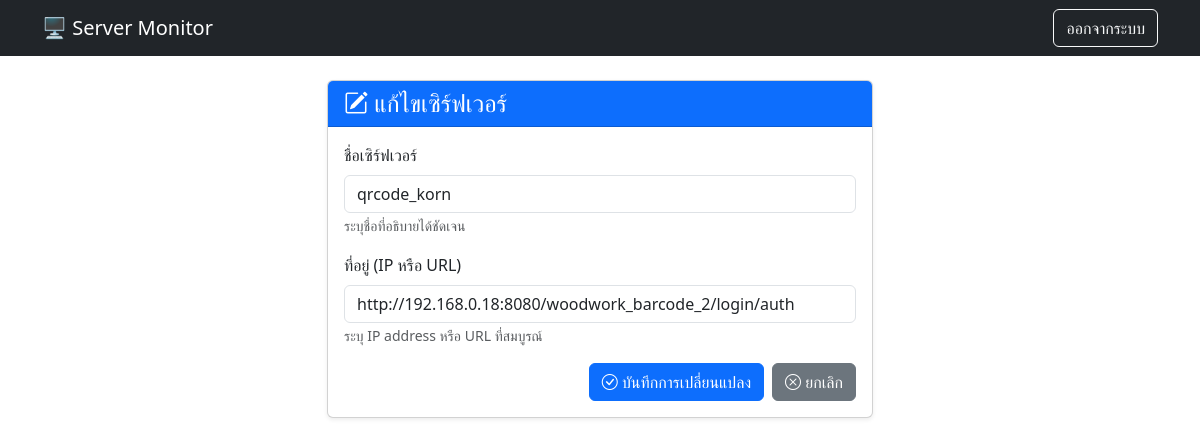
Page /actions/edit_server.php?id=3 (signed in) on the committed database.
### tables this page shows
CREATE TABLE `servers` (
  `id` int(11) NOT NULL AUTO_INCREMENT,
  `name` varchar(100) NOT NULL,
  `address` varchar(255) NOT NULL COMMENT 'เก็บ IP หรือ URL',
  `type` enum('ip','url') NOT NULL,
  `last_check` timestamp NULL DEFAULT NULL,
  `status` varchar(20) DEFAULT 'Unknown',
  `is_active` tinyint(1) DEFAULT 1,
  PRIMARY KEY (`id`)
);

### actions/edit_server.php (the view, shortened to what this page needs)
<?php
require_once '../config.php';
$server_id = intval($_GET['id']);
$stmt = $conn->prepare("SELECT id, name, address FROM servers WHERE id = ?");
$stmt->bind_param("i", $server_id);
$stmt->execute();
$result = $stmt->get_result();
$server = $result->fetch_assoc();
?>
<!DOCTYPE html>
<html lang="th">
<head>
    <link href="https://cdn.jsdelivr.net/npm/bootstrap@5.3.3/dist/css/bootstrap.min.css" rel="stylesheet">
    <link rel="stylesheet" href="https://cdn.jsdelivr.net/npm/bootstrap-icons@1.11.3/font/bootstrap-icons.min.css">
</head>
<body>
    <nav class="navbar navbar-expand-lg navbar-dark bg-dark">
        <div class="container">
            <a class="navbar-brand" href="../dashboard.php">🖥️ Server Monitor</a>
            <div class="collapse navbar-collapse">
                <ul class="navbar-nav ms-auto">
                    <li class="nav-item">
                        <a class="btn btn-outline-light" href="../logout.php">ออกจากระบบ</a>
                    </li>
                </ul>
            </div>
        </div>
    </nav>
    <div class="container mt-4">
        <div class="row justify-content-center">
            <div class="col-md-6">
                <div class="card shadow-sm">
                    <div class="card-header bg-primary text-white">
                        <h4 class="mb-0">
                            <i class="bi bi-pencil-square"></i> แก้ไขเซิร์ฟเวอร์
                        </h4>
                    </div>
                    <div class="card-body">
                        <form action="update_server.php" method="post" id="editForm">
                            <div class="mb-3">
                                <label for="name" class="form-label">ชื่อเซิร์ฟเวอร์</label>
                                <input type="text" class="form-control" id="name" name="name"
                                       value="<?php echo htmlspecialchars($server['name']); ?>"
                                       placeholder="เช่น เว็บไซต์หลัก" required>
                                <small class="form-text text-muted">ระบุชื่อที่อธิบายได้ชัดเจน</small>
                            </div>
                            <div class="mb-3">
                                <label for="address" class="form-label">ที่อยู่ (IP หรือ URL)</label>
                                <input type="text" class="form-control" id="address" name="address"
                                       value="<?php echo htmlspecialchars($server['address']); ?>"
                                       placeholder="เช่น 192.168.1.1 หรือ https://example.com" required>
                                <small class="form-text text-muted">ระบุ IP address หรือ URL ที่สมบูรณ์</small>
                            </div>
                            <div class="d-grid gap-2 d-md-flex justify-content-md-end">
                                <button type="submit" class="btn btn-primary">
                                    <i class="bi bi-check-circle"></i> บันทึกการเปลี่ยนแปลง
                                </button>
                                <a href="../dashboard.php" class="btn btn-secondary">
                                    <i class="bi bi-x-circle"></i> ยกเลิก
                                </a>
                            </div>
                        </form>
                    </div>
                </div>
            </div>
        </div>
    </div>
</body>
</html>

### rows in the picture
servers: name "qrcode_korn", address "http://192.168.0.18:8080/woodwork_barcode_2/login/auth"
